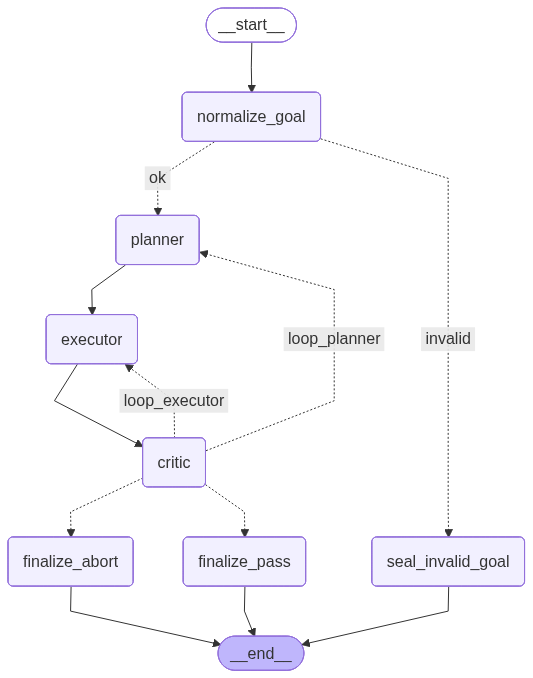

Write the Python code that produced this figure.
"""
第十七课：多 Agent 协作图（Planner / Executor / Critic，单状态总线）

与前序课关系：
--------------
- 第 4 课 Mini-Agent：**生成 → 评估 → 条件边重试**；本课把「评估」提升为独立的 **Critic 角色**，并允许 **打回 Planner 或 Executor**。
- 第 6～7 课：LLM / 分层提示词；本课 **三个节点复用同一套 Provider 与环境变量**，仅 **system prompt 不同**，贴近业务里「多角色复用网关」的常见做法。
- 第 16 课：**按 LLM_PROVIDER 切换 openai / ark**、`responses.create` 单串 `input`；本课三处调用与该模式完全一致。

本节要点（思想、问题拆解、API）：
----------------------------------
1. **为何仍是「一张图」，却叫多 Agent**
   - 工程上常以 **专职提示词 + 专职状态片段** 表示不同职责；不一定要多进程。**状态即消息协议**：Planner 写 `plan_outline`，Executor 读它并写 `draft_answer`，Critic 读后写 `critic_verdict` + `critic_feedback`。
2. **冲突与收敛**
   - Critic 可裁决 `pass`（结束链）、`revise_executor`（只改稿子）、`revise_planner`（计划不适则回到 Planner）。
   - 必须设 **`iteration` + `max_iterations`**，防止条件边回路 **无限振荡**（与第 3、4 课 max_attempt 思想同源）。
3. **LangGraph 1.1.10 API**
   - `StateGraph(TypedDict)`、`add_conditional_edges(源节点, Callable[[State], str], {路由返回值: 目标节点})`：**返回值必须与字典键完全一致**。
   - `Annotated[list[str], operator.add]` 作用于 `diagnostics`，多节点 **追加** 而不相互覆盖。
4. **环境与 LLM（与第 6、16 课对齐）**
   - `mode=llm`：`LLM_PROVIDER=openai` → `OPENAI_*` + `ChatOpenAI`；`LLM_PROVIDER=ark` → `ARK_*` + `volcenginesdkarkruntime.Ark`、`client.responses.create`。
   - Ark 仅有 **一个 `input` 字符串**：用「【系统要求】/【用户任务】」拼装，等价第 6 课 `build_ark_input_text`。
5. **Failure Path（脚本必须可跑）**
   - **空目标** → `normalize_goal` → `seal_invalid_goal`。
   - **`FORCE_*`（fallback 或无 Key）**：可控地触发 `pass` / `revise_*` / 持续 `revise_executor` **直至 max_iterations → `finalize_abort`**。
   - **`llm` 模式**：Critic 输出 **严格 JSON** 解析失败 → 记入 `diagnostics` 并按 `revise_executor` 兜底一次，避免死锁。

接口不变清单（本课 DoD）：
--------------------------
- `request_id`, `user_goal`, `mode`, `goal_gate`, `plan_outline`, `draft_answer`, `final_answer`,
  `critic_verdict`, `critic_feedback`, `iteration`, `max_iterations`, `diagnostics`
- `goal_gate`：`pending` | `ok` | `invalid`
- `mode`：`llm` | `fallback`
- `critic_verdict`：`pending`（初始占位） | `pass` | `revise_executor` | `revise_planner`

主路径 / 分支拓扑：
------------------
START → normalize_goal ─route──→ planner → executor → critic ─route──→ finalize_pass → END
                          │                                        ├→（未超限 revise_executor → executor）
                          │                                        ├→（未超限 revise_planner → planner）
                          │                                        └→ finalize_abort（超限或兜底）→ END
                          └→ seal_invalid_goal → END

最小回归：
----------
python 17_multi_agent_collaboration_graph.py
"""

from __future__ import annotations

import json
import logging
import operator
import os
import re
from pathlib import Path
from typing import Annotated, Any, Callable, Literal

from dotenv import load_dotenv
from typing_extensions import TypedDict

from langgraph.graph import END, START, StateGraph


# -----------------------------------------------------------------------------
# Logger：与第 16 课一致的命名空间，便于在日志系统中按课过滤。
# -----------------------------------------------------------------------------
_LOG = logging.getLogger("lesson17.multi_agent")

# -----------------------------------------------------------------------------
# Literal 别名：收窄字符串字面量含义，静态检查更友好。
# -----------------------------------------------------------------------------
GoalGate = Literal["pending", "ok", "invalid"]
RunMode = Literal["llm", "fallback"]
CriticVerdict = Literal["pending", "pass", "revise_executor", "revise_planner"]


# -----------------------------------------------------------------------------
# TypedDict：即本课的状态契约；字段名不要随意改，评测与 Java 对齐依赖这些键。
# -----------------------------------------------------------------------------
class AgentCollabState(TypedDict):
    """多角色协作共用状态——「黑板」模式的极简版。"""

    request_id: str
    user_goal: str
    mode: RunMode
    goal_gate: GoalGate
    plan_outline: str
    draft_answer: str
    final_answer: str
    critic_verdict: CriticVerdict
    critic_feedback: str
    iteration: int
    max_iterations: int
    diagnostics: Annotated[list[str], operator.add]


def _initial_state_chunk(
    request_id: str,
    user_goal: str,
    mode: RunMode,
    *,
    max_iterations: int,
) -> dict[str, Any]:
    """拼装 invoke 前除 diagnostics 以外的初始字段片段（caller 另有 diagnostics：[]）。"""
    return {
        "request_id": request_id,
        "user_goal": user_goal,
        "mode": mode,
        "goal_gate": "pending",
        "plan_outline": "",
        "draft_answer": "",
        "final_answer": "",
        "critic_verdict": "pending",
        "critic_feedback": "",
        "iteration": 0,
        "max_iterations": max_iterations,
    }


# -----------------------------------------------------------------------------
# LLM 配置：从第 16 课复制的环境约定，不改其它课文件的前提下保持行为一致。
# -----------------------------------------------------------------------------
def _get_llm_config() -> tuple[str, str, str, str]:
    """
    Returns:
        provider, api_key, base_url, model
    """

    provider = os.getenv("LLM_PROVIDER", "openai").strip().lower()

    if provider == "ark":
        api_key = os.getenv("ARK_API_KEY", "").strip()
        base_url = os.getenv(
            "ARK_BASE_URL",
            "https://ark.cn-beijing.volces.com/api/v3",
        ).strip()
        model = os.getenv("ARK_MODEL", "").strip()
    else:
        provider = "openai"
        api_key = os.getenv("OPENAI_API_KEY", "").strip()
        base_url = os.getenv("OPENAI_BASE_URL", "https://api.openai.com/v1").strip()
        model = os.getenv("OPENAI_MODEL", "gpt-4o-mini").strip()
    # 返回值四元组给调用方判断是否具备完整调用条件
    return provider, api_key, base_url, model


def _build_ark_input(system: str, human: str) -> str:
    """将 system/human 压成方舟 SDK 需要的单段文本（与第 6、16 课一致）。"""
    LOG.info("build_ark_input: system=%s human=%s", system, human)
    return (
        "【系统要求】\n"
        f"{system}\n"
        "【用户任务】\n"
        f"{human}"
    )


def _call_ark(system: str, human: str, api_key: str, base_url: str, model: str) -> str:
    """延迟导入 Ark，便于未安装 SDK 时仍可跑 fallback Demo。"""
    from volcenginesdkarkruntime import Ark

    client = Ark(base_url=base_url, api_key=api_key)
    response = client.responses.create(
        model=model,
        input=_build_ark_input(system, human),
    )
    # 两套属性名容错：适配不同 SDK 小版本差异
    output_text = getattr(response, "output_text", "")
    if output_text:
        return str(output_text).strip()

    output_obj = getattr(response, "output", None)
    maybe_text = getattr(output_obj, "text", "") if output_obj is not None else ""
    if maybe_text:
        return str(maybe_text).strip()

    return str(response)


def _call_openai_chat(system: str, human: str, api_key: str, base_url: str, model: str, temperature: float) -> str:
    """LangChain ChatOpenAI 调用路径；temperature 对不同角色可调。"""
    from langchain_core.messages import HumanMessage, SystemMessage
    from langchain_openai import ChatOpenAI

    llm = ChatOpenAI(
        model=model,
        temperature=temperature,
        api_key=api_key,
        base_url=base_url,
    )
    out = llm.invoke([SystemMessage(content=system), HumanMessage(content=human)])

    # content 通常为 str；防御性转成文本
    return str(out.content).strip()


def _invoke_llm_or_stub(
    role: str,
    system: str,
    human: str,
    *,
    temperature: float,
    stub_fn: Callable[[], str],
) -> tuple[str, str]:
    """
    Args:
        role: 仅为 diagnostics 打点用（planner / executor / critic）。
        system: LLM system 片段。
        human: LLM user/human 片段。
        temperature: 采样温度。
        stub_fn: 无密钥或导入失败时的模板生成。

    Returns:
        (生成的文本, 诊断标签)。
    """

    load_dotenv()
    provider, api_key, base_url, model = _get_llm_config()

    if not api_key or not base_url or not model:
        text = stub_fn()
        diag = f"{role}:llm_skipped_missing_env provider={provider}"
        _LOG.warning("[%s] %s", role, diag)
        return text, diag

    try:

        if provider == "ark":
            txt = _call_ark(system, human, api_key, base_url, model)
            return txt, f"{role}:llm_ok_ark"

        txt = _call_openai_chat(system, human, api_key, base_url, model, temperature=temperature)

        return txt, f"{role}:llm_ok_openai"
    except ModuleNotFoundError as exc:
        _LOG.warning("[%s] import error → stub (%s)", role, exc)
        return stub_fn(), f"{role}:llm_import_error"
    except Exception as exc:

        _LOG.exception("[%s] llm failure → stub", role)
        return stub_fn(), f"{role}:llm_error_{exc.__class__.__name__}"


# -----------------------------------------------------------------------------
# Critic JSON 解析：生产里常配合「输出 schema / tool」——本课手写解析以利阅读。
# -----------------------------------------------------------------------------
_JSON_BLOCK = re.compile(r"\{[^{}]*\"verdict\"[^{}]*\}", re.DOTALL)


def _parse_critic_payload(raw: str) -> tuple[CriticVerdict, str]:
    """

    Expect keys: verdict, feedback. Unknown verdict falls back to revise_executor once.

    Args:
        raw: 模型产出，可能混入 markdown 围栏。

    Returns:
        (verdict枚举, feedback文本)
    """

    text = raw.strip()

    verdict: CriticVerdict = "revise_executor"
    feedback = "默认：按照 Critic JSON 缺失或不可解析路由到 executor 修订。"
    blob = text

    m = _JSON_BLOCK.search(text)
    if m:
        blob = m.group(0)

    try:
        obj = json.loads(blob)
        v = str(obj.get("verdict", "")).strip().lower()
        if v in {"pass", "revise_executor", "revise_planner"}:

            verdict = v  # type: ignore[assignment]
        fb = obj.get("feedback", "")
        if isinstance(fb, str) and fb.strip():

            feedback = fb.strip()

    except json.JSONDecodeError:

        verdict = "revise_executor"
        feedback = "JSON 解析失败：请下一轮压缩输出为单行合法 JSON。"
    # 返回值供 critic 节点合并进 state

    return verdict, feedback


# -----------------------------------------------------------------------------
# 节点 normalize_goal：对齐第 16 课的空输入门禁写法。
# -----------------------------------------------------------------------------
def normalize_goal(state: AgentCollabState) -> dict[str, Any]:
    """

    Strip 空白；非法则打上 invalid Gate，Planner 根本不会被执行。

    Returns:
        局部增量 dict（LangGraph merge 进全局 state）。
    """

    raw = (state.get("user_goal") or "").strip()
    rid = state.get("request_id") or ""
    # 守卫：阻断空目标任务进入 planner，避免无谓 token 开销
    if not raw:

        _LOG.info("[%s] normalize_goal: invalid empty", rid)
        # 不写 plan/draft/critic——直接由后续收口节点对用户可见解释
        return {
            "user_goal": "",
            "goal_gate": "invalid",
            "diagnostics": ["normalize:invalid_empty"],
        }

    _LOG.info("[%s] normalize_goal: ok len=%s", rid, len(raw))
    # 清洗后的 canonical goal 回填，保证下游节点对齐同一字符串
    return {
        "user_goal": raw,
        "goal_gate": "ok",
        "diagnostics": ["normalize:ok"],
    }


def route_after_normalize_goal(state: AgentCollabState) -> Literal["ok", "invalid"]:
    """

    Conditional edge 函数的返回值必须与 `add_conditional_edges` routes 映射键完全一致。

    Returns:
        路由标签（不是下一个节点内部的业务 verdict）。
    """

    return "invalid" if state.get("goal_gate") == "invalid" else "ok"


# -----------------------------------------------------------------------------
# Fallback 三套角色产出：离线可复现、coverage CI 不需外网。
# -----------------------------------------------------------------------------
def _fallback_planner_text(goal: str) -> str:
    """离线计划模板：三段步骤，结构上像「可执行任务分解」而非散文。"""
    return (
        "【Fallback-Planner】\n"
        f"针对目标：{goal}\n\n"
        "步骤表：\n"
        "1. 复述用户目标并用一句话划定范围。\n"
        "2. 罗列 3 条以内可执行要点（不写空洞口号）。\n"
        "3. 指明若信息不足应向用户索要的关键字段。\n"
    )


def _fallback_executor_text(goal: str, plan: str, feedback: str) -> str:
    """Executor 必须把 plan_outline 与用户目标串起来产出草案。"""
    tail = ""
    if feedback.strip():

        tail = "\n上一轮 Critic：" + feedback.strip()
    # 草稿刻意短：展示「可被 Critic」形态
    return (
        "【Fallback-Executor 草案】\n"
        f"围绕「{goal}」按步骤执行。\n\n"
        f"执行依据（计划节选）：{plan[:200]}{'…' if len(plan) > 200 else ''}\n"
        f"{tail}"
    )


def planner_node(state: AgentCollabState) -> dict[str, Any]:
    """Planner：写入 plan_outline。"""
    rid = state.get("request_id") or ""
    goal = state.get("user_goal") or ""
    mode = state.get("mode", "fallback")

    fb = state.get("critic_feedback") or ""
    diag_tag = "planner:stub"

    if mode == "llm":
        system = (
            "你是企业内部的多步骤任务规划器（Planner）。"
            "只输出「可执行 checklist」，使用编号列表；不写最终对用户的长回答。"
            "若上一轮 Critic 要求改计划，请吸收其 critique 重写计划。"
        )
        human = f"业务目标（原文）：{goal}\n\n上一轮反馈（可为空）：{fb}\n"

        def stub() -> str:
            """LLM 不可用时兜底：仍要有结构化的计划占位。"""
            return _fallback_planner_text(goal)

        outline, diag_tag = _invoke_llm_or_stub("planner", system, human, temperature=0.2, stub_fn=stub)

    else:
        outline = _fallback_planner_text(goal)
        if fb.strip():

            outline += "\n（已并入 Critic 要求修订计划：" + fb.strip() + "）\n"

    _LOG.info("[%s] planner: outline_len=%s", rid, len(outline))

    return {
        "plan_outline": outline,
        # 回到 Planner 后可以清空旧草案，迫使 Executor 重写（教学上更清晰）
        "draft_answer": "",
        "diagnostics": [f"planner:done diag={diag_tag}"],
    }


def executor_node(state: AgentCollabState) -> dict[str, Any]:
    """Executor：只消费 plan + goal + （可选）上一轮针对 executor 的反馈。"""
    rid = state.get("request_id") or ""
    goal = state.get("user_goal") or ""
    plan = state.get("plan_outline") or ""
    mode = state.get("mode", "fallback")

    verdict = state.get("critic_verdict") or "pending"

    fb = state.get("critic_feedback") or ""
    diag_tag = "executor:stub"

    fb_for_exec = ""

    # 若非「改计划」类回流，可把 feedback 视作对草案的评语
    if verdict in {"revise_executor", "pending", "pass"} and fb.strip():

        fb_for_exec = fb.strip()

    if mode == "llm":
        system = (
            "你是企业内部执行写手（Executor）。"
            "根据 Planner 的步骤表，为用户提供「中文、可直接阅读的答复」。"
            "不得编造与用户目标无关的步骤；遵循计划先后顺序。"
            "若有 Critic 反馈且仍与当前草案有关，请务必逐条对齐修订。"
        )
        human = (
            f"用户目标：{goal}\n\n"
            f"计划：\n{plan}\n\n"
            f"针对草稿的上一轮批评（可能没有）：{fb_for_exec}\n"
        )

        def stub() -> str:
            return _fallback_executor_text(goal, plan, fb_for_exec)

        draft, diag_tag = _invoke_llm_or_stub("executor", system, human, temperature=0.25, stub_fn=stub)

    else:
        draft = _fallback_executor_text(goal, plan, fb_for_exec)

    _LOG.info("[%s] executor: draft_len=%s", rid, len(draft))
    # 草稿覆盖旧值：每次执行器运行都是新的草案版本
    return {
        "draft_answer": draft,
        "diagnostics": [f"executor:done diag={diag_tag}"],
    }


def _fallback_critic_routing(state: AgentCollabState) -> tuple[CriticVerdict, str]:
    """

    通过用户 goal 内置 token 观测三种路由 + 无限打转导致的 abort。

    优先级：FORCE_PASS > FORCE_REVISE_PLAN_* > FORCE_REVISE_EXEC_* > FORCE_MAX_SPIN > pass

    Returns:
        critic_verdict, critic_feedback。
    """

    goal = state.get("user_goal") or ""
    it_before = int(state.get("iteration") or 0)

    # 明示通过：门禁测试「最短路径 finalize_pass」
    if "FORCE_PASS" in goal:

        return "pass", "fallback:FORCE_PASS 触发直接通过。"
    # 第一轮打回 Planner、第二轮必须通过：演示「计划中游修正」回路
    if "FORCE_REVISE_PLAN_ONCE" in goal:

        return ("revise_planner", "fallback:请先收紧计划口径。") if it_before == 0 else ("pass", "fallback:计划已补足。")
    # 第一轮打执行器、第二轮通过：最常见的「措辞/事实密度」修整
    if "FORCE_REVISE_EXEC_ONCE" in goal:

        return ("revise_executor", "fallback:草稿缺具体动作。") if it_before == 0 else ("pass", "fallback:草稿已可读。")

    # 永远打回 executor——配合 max_iterations → finalize_abort
    if "FORCE_MAX_SPIN" in goal:

        return "revise_executor", "fallback:刻意制造打转供验收 max_iterations。"
    # 不含 token 的默认 fallback：单次轻微修订后收口为通过（使普通 demo 能结束）
    if it_before == 0:

        return "revise_executor", "fallback:第一轮常规挑刺（离线规则）。"
    return "pass", "fallback:第二轮视为满意。"


def critic_node(state: AgentCollabState) -> dict[str, Any]:
    """

    LLM path：强迫输出 JSON。\nFallback path：`FORCE_*` 规则。

    iteration 语义：仅在 **非 pass** 时递增，用于与 max_iterations 比较。

    Returns:
        含 verdict/feedback/iteration 增量。
    """
    rid = state.get("request_id") or ""
    mode = state.get("mode", "fallback")

    goal = state.get("user_goal") or ""
    plan = state.get("plan_outline") or ""

    draft = state.get("draft_answer") or ""
    max_it = int(state.get("max_iterations") or 3)
    it_before = int(state.get("iteration") or 0)
    verdict: CriticVerdict
    feedback: str
    diag_tag = ""

    if mode == "llm":
        system = (
            "你是质量标准审核员（Critic）。只允许输出单行 JSON对象，不要有 markdown，不要注释。"
            "Schema: {\"verdict\":\"pass|revise_executor|revise_planner\",\"feedback\":\"中文短评\"}"
            "\n裁决准则：plan 是否缺失关键步骤、draft 是否答非所问、draft 是否违背 plan。"
            "若仅是措辞问题选 revise_executor；若结构性缺失选 revise_planner。"
        )

        human = json.dumps(
            {"user_goal": goal, "plan_outline": plan[:4000], "draft_answer": draft[:6000]},
            ensure_ascii=False,
        )

        def stub() -> str:
            v, fb = _fallback_critic_routing(state)
            return json.dumps({"verdict": v, "feedback": fb}, ensure_ascii=False)

        payload, diag_tag = _invoke_llm_or_stub("critic", system, human, temperature=0.0, stub_fn=stub)
        verdict, feedback = _parse_critic_payload(payload)
        diag_tag = f"critic:{diag_tag}"
    else:
        verdict, feedback = _fallback_critic_routing(state)
        diag_tag = "critic:fallback_rules"

    it_after = it_before

    # 只有通过时不累计「修理次数」——否则每次非 pass 都 +1

    if verdict != "pass":

        it_after = it_before + 1

    _LOG.info(
        "[%s] critic: verdict=%s iteration %s→%s max=%s",
        rid,
        verdict,
        it_before,
        it_after,
        max_it,
    )

    # 单次合并返回：避免拆分多次 invoke 的中间态难以调试
    return {
        "critic_verdict": verdict,
        "critic_feedback": feedback,
        "iteration": it_after,
        "diagnostics": [f"critic:verdict={verdict} {diag_tag}"],
    }


def finalize_pass(state: AgentCollabState) -> dict[str, Any]:
    """通过闸门：对用户暴露的最终字段只保留 final_answer。"""
    rid = state.get("request_id") or ""
    ans = state.get("draft_answer") or ""
    _LOG.info("[%s] finalize_pass", rid)

    # 可把 draft 拷贝到 final，未来若要与「内部草稿」分离可在此处脱敏或加免责声明
    return {
        "final_answer": ans,
        "diagnostics": ["finalize:pass"],
    }


def finalize_abort(state: AgentCollabState) -> dict[str, Any]:
    """超限或风险场景：明示未通过质量闸，但仍然返回可观测的诊断链。"""
    rid = state.get("request_id") or ""
    _LOG.warning("[%s] finalize_abort iteration=%s", rid, state.get("iteration"))

    # 对用户可见话术需与 INTERNAL 报错区分——避免把 iteration 泄露成噪音，只表达「需人工介入」
    txt = (
        "【未完成自动修订】达到最大回路次数或未能在自动审核中收敛。\n"
        "最后草案（仅供参考）：\n"
        + (state.get("draft_answer") or "")
    )
    return {
        "final_answer": txt,
        "diagnostics": ["finalize:abort_max_iterations"],
    }


def seal_invalid_goal(_state: AgentCollabState) -> dict[str, Any]:
    """空目标专用收口——与第 16 课 seal_invalid_query 对称。"""
    return {
        "final_answer": "【输入无效】请先给出明确的业务目标或问题描述。",
        "diagnostics": ["seal:invalid_goal"],
    }


def route_after_critic(
    state: AgentCollabState,
) -> Literal["finalize_pass", "finalize_abort", "loop_executor", "loop_planner"]:
    """

    Conditional edges from critic：先判 pass / 超限，再看需回到哪个角色。

    Returns:
        routing map keys（不是 LangGraph END 常量）。
    """
    verdict = state.get("critic_verdict") or "pending"
    iteration = int(state.get("iteration") or 0)
    max_it = int(state.get("max_iterations") or 3)

    # 通过后立即收尾，不关心 iteration 计数

    if verdict == "pass":

        return "finalize_pass"

    # iteration：在 critic_node 已对非 pass 执行 +1——此处与 max_iterations 比较
    # 设计：iteration == max_it 仍可再走一轮修理；一旦 > max_it 立即停止（具体边界可用业务调参）

    if iteration > max_it:

        return "finalize_abort"

    if verdict == "revise_executor":

        return "loop_executor"
    # 其余 revise_planner 或未知 verdict 都打回 Planner 重新分解

    return "loop_planner"


def build_multi_agent_collab_graph() -> Any:

    """

    Registers nodes/wires compiling到可 repeatedly invoke 的图对象。

    Returns:
        CompiledGraph（类型随 langgraph 版本略有不同，脚本内用 Any 降低静态噪音）。
    """
    graph: StateGraph = StateGraph(AgentCollabState)

    # 注册节点：`name` 与条件边返回值引用的字符串严格一致——利于 draw_mermaid 对照

    graph.add_node("normalize_goal", normalize_goal)
    graph.add_node("planner", planner_node)
    graph.add_node("executor", executor_node)
    graph.add_node("critic", critic_node)

    graph.add_node("finalize_pass", finalize_pass)
    graph.add_node("finalize_abort", finalize_abort)
    graph.add_node("seal_invalid_goal", seal_invalid_goal)

    # ENTRY：用户目标先门禁，再决定是否进入 Planner

    graph.add_edge(START, "normalize_goal")
    routes_norm_ok: dict[str, str] = {
        "ok": "planner",
        "invalid": "seal_invalid_goal",
    }
    graph.add_conditional_edges("normalize_goal", route_after_normalize_goal, routes_norm_ok)

    graph.add_edge("planner", "executor")
    graph.add_edge("executor", "critic")

    routes_crit = {
        "finalize_pass": "finalize_pass",
        "finalize_abort": "finalize_abort",
        "loop_executor": "executor",
        "loop_planner": "planner",
    }
    graph.add_conditional_edges("critic", route_after_critic, routes_crit)

    graph.add_edge("finalize_pass", END)
    graph.add_edge("finalize_abort", END)

    graph.add_edge("seal_invalid_goal", END)

    compiled = graph.compile()
    # compile() 后即得到与前几课一致的 invoke/stream 面板
    return compiled


def export_graph_png(compiled_graph: Any, filename: str) -> None:

    """

    Mirrors第16课PNG/Mermaid导出写法：绘图失败时将 `.mmd` 留给人工渲染。

    Args:
        compiled_graph：compile() 返回值。
        filename：`'17_multi_agent_collaboration_graph.png'`。
    """

    graph_obj = compiled_graph.get_graph()
    png_path = Path(__file__).with_name(filename)
    # 若缺少 graphviz 二进制，PNG 常会失败——此时保留 mermaid text 也不失真
    mermaid_path = Path(__file__).with_name(filename.replace(".png", ".mmd"))

    try:
        png_path.write_bytes(graph_obj.draw_mermaid_png())
        print(f"[图导出] {png_path}")
    except Exception as exc:  # noqa: BLE001 ——教案示例需要吞并打印原因

        mermaid_path.write_text(graph_obj.draw_mermaid(), encoding="utf-8")
        print(f"[图导出] PNG 失败 ({exc})，已写 {mermaid_path}")


def _full_initial(
    request_id: str,
    goal: str,
    mode: RunMode,
    *,
    max_iterations: int,
) -> AgentCollabState:
    """构造完整 TypedDict：`diagnostics` 起点必须是空列表以启用 reducer。"""
    base = _initial_state_chunk(request_id, goal, mode, max_iterations=max_iterations)
    merged: AgentCollabState = {**base, "diagnostics": []}  # type: ignore[misc]

    return merged


def demo() -> None:

    """

    Demonstrates多条路径：`FORCE_*`/`invalid`/普通 fallback；最后导出拓扑图PNG。

    `mode=fallback` 让 CI/课堂零密钥可跑——需要真实 LLM 时改第三列或用环境变量触发。

    """

    logging.basicConfig(
        level=logging.INFO,
        format="%(asctime)s | %(levelname)s | %(name)s | %(message)s",
    )

    graph = build_multi_agent_collab_graph()

    scenarios: list[tuple[str, str, str, RunMode, int]] = [
        # (
        #     "case-pass-forced",
        #     "FORCE_PASS 写一个上线前检查单的骨架",
        #     "最短路径：Critic 直接 pass",
        #     "fallback",
        #     3,
        # )
        # ,
        (
            "case-exec-loop-once",
            "FORCE_REVISE_EXEC_ONCE：说明灰度发布的三个检查点",
            "Failure→Happy：_executor 回路一次后 pass",
            "fallback",
            3,
        )
        # ,
        # (
        #     "case-planner-loop-once",
        #     "FORCE_REVISE_PLAN_ONCE：如何把监控接入发布流水线",
        #     "Failure→Happy：_planner 回路一次后 pass",
        #     "fallback",
        #     3,
        # )
        # ,
        # (
        #     "case-spin-abort",
        #     "FORCE_MAX_SPIN 任意目标文本",
        #     "Failure：永远在 executor 打转→finalize_abort",
        #     "fallback",
        #     2,
        # )
        # ,
        # (
        #     "case-invalid-empty",
        #     "   ",
        #     "Failure：空目标 seal_invalid_goal",
        #     "fallback",
        #     3,
        # ),
    ]

    print("=" * 72)

    print("第十七课：多 Agent 协作（Planner / Executor / Critic）")
    print("=" * 72)

    for sid, goal, caption, md, mx in scenarios:
        print("\n" + "-" * 72)
        print(caption)

        print("-" * 72)
        out = graph.invoke(_full_initial(sid, goal, md, max_iterations=mx))
        print("="*72)
        print("final_answer:\n", (out.get("final_answer") or "").strip())
        print("="*72)
        print("critic_verdict:", out.get("critic_verdict"))
        print("="*72)
        print("iteration:", out.get("iteration"), "/", out.get("max_iterations"))
        print("="*72)
        print("diagnostics:", out.get("diagnostics"))
        print("="*72)


    # 单行 JSON Demo：对齐第16课末尾 json.dumps 打点方式，便于接入日志流水线

    sample = graph.invoke(_full_initial("json-demo", "解释 SLI/SLO", "fallback", max_iterations=3))
    print("\n[json]", json.dumps({"lesson": 17, "final_head": (sample.get("final_answer") or "")[:80]}, ensure_ascii=False))

    export_graph_png(graph, "17_multi_agent_collaboration_graph.png")

    print("\n" + "=" * 72)
    print("说明：mode=llm 时 LLM_PROVIDER=openai 用 OPENAI_*；ark 用 ARK_*（第 6/16 课一致）。")

    print("=" * 72)


if __name__ == "__main__":
    demo()
